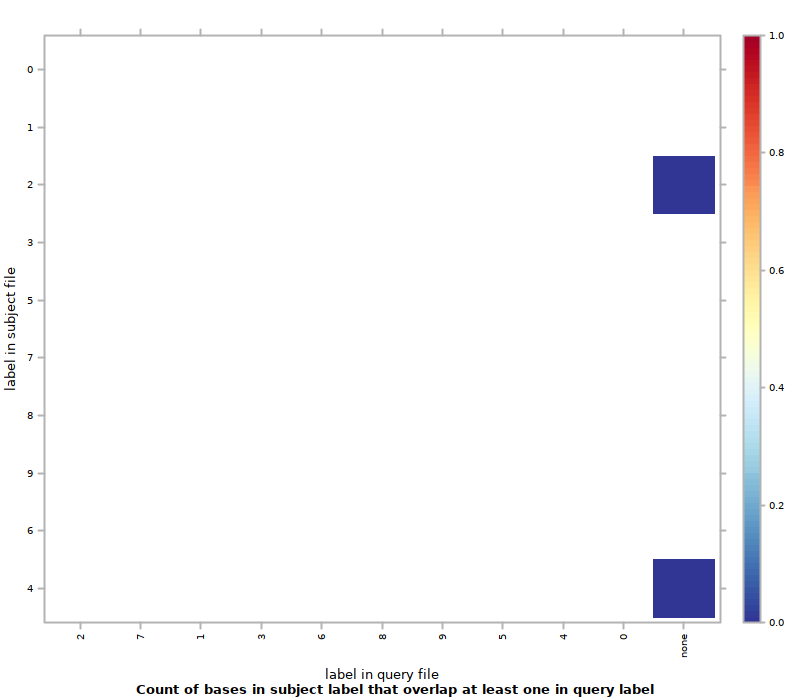

Reproduce this figure in R.
#!/usr/bin/env Rscript
## transcript produced by Segtools 1.1.14

segtools.r.dirname <-
  system2("python",
          c("-c", "'import segtools; print segtools.get_r_dirname()'"),
          stdout = TRUE)

source(file.path(segtools.r.dirname, 'common.R'))
source(file.path(segtools.r.dirname, 'overlap.R'))
save.overlap.performance('./MCseq2bpexo1bp/overlap-ordered', 'overlap.performance', './MCseq2bpexo1bp/overlap-ordered/overlap.tab', row.normalize = 'FALSE', mnemonic_file = './MCseq2bpexo1bp/overlap-direct/mnemonics1_new.txt', clobber = FALSE, col_mnemonic_file = './MCseq2bpexo1bp/overlap-direct/mnemonics2_new.txt')
save.overlap.heatmap('./MCseq2bpexo1bp/overlap-ordered', 'overlap', './MCseq2bpexo1bp/overlap-ordered/overlap.tab', clobber = FALSE, col_mnemonic_file = './MCseq2bpexo1bp/overlap-direct/mnemonics2_new.txt', cluster = FALSE, max_contrast = FALSE, row.normalize = 'FALSE', mnemonic_file = './MCseq2bpexo1bp/overlap-direct/mnemonics1_new.txt')
